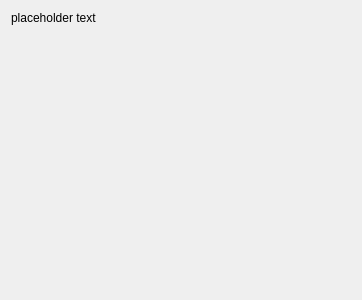
<?xml version="1.0" encoding="UTF-8"?>
<ui version="4.0">
 <class>SpacesPage</class>
 <widget class="QWizardPage" name="SpacesPage">
  <property name="geometry">
   <rect>
    <x>0</x>
    <y>0</y>
    <width>362</width>
    <height>300</height>
   </rect>
  </property>
  <layout class="QVBoxLayout" name="verticalLayout">
   <item>
    <widget class="QLabel" name="label">
     <property name="text">
      <string notr="true">placeholder text</string>
     </property>
     <property name="textFormat">
      <enum>Qt::TextFormat::PlainText</enum>
     </property>
    </widget>
   </item>
   <item>
    <widget class="OCC::Spaces::SpacesBrowser" name="widget" native="true">
     <property name="sizePolicy">
      <sizepolicy hsizetype="Expanding" vsizetype="Expanding">
       <horstretch>0</horstretch>
       <verstretch>0</verstretch>
      </sizepolicy>
     </property>
     <property name="focusPolicy">
      <enum>Qt::FocusPolicy::StrongFocus</enum>
     </property>
     <property name="accessibleName">
      <string>Spaces list</string>
     </property>
    </widget>
   </item>
  </layout>
 </widget>
 <customwidgets>
  <customwidget>
   <class>OCC::Spaces::SpacesBrowser</class>
   <extends>QWidget</extends>
   <header>gui/spaces/spacesbrowser.h</header>
   <container>1</container>
  </customwidget>
 </customwidgets>
 <resources/>
 <connections/>
</ui>
